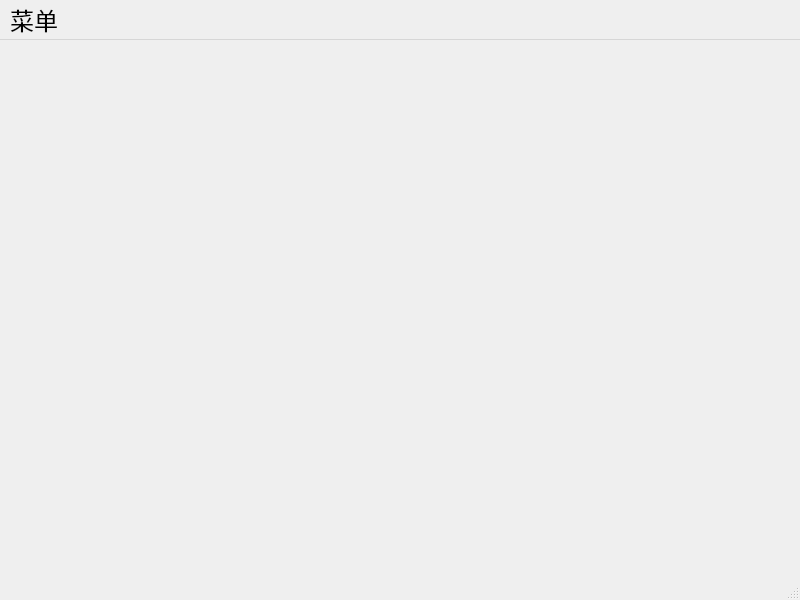
<?xml version="1.0" encoding="UTF-8"?>
<ui version="4.0">
 <class>workWindow</class>
 <widget class="QMainWindow" name="workWindow">
  <property name="geometry">
   <rect>
    <x>0</x>
    <y>0</y>
    <width>800</width>
    <height>600</height>
   </rect>
  </property>
  <property name="font">
   <font>
    <pointsize>18</pointsize>
   </font>
  </property>
  <property name="windowTitle">
   <string>同游主界面</string>
  </property>
  <widget class="QWidget" name="centralwidget"/>
  <widget class="QMenuBar" name="menubar">
   <property name="geometry">
    <rect>
     <x>0</x>
     <y>0</y>
     <width>800</width>
     <height>26</height>
    </rect>
   </property>
   <widget class="QMenu" name="menu">
    <property name="title">
     <string>菜单</string>
    </property>
    <addaction name="action_1"/>
    <addaction name="action_2"/>
    <addaction name="action_3"/>
    <addaction name="action_4"/>
    <addaction name="action_6"/>
    <addaction name="action_5"/>
    <addaction name="action_7"/>
   </widget>
   <addaction name="menu"/>
  </widget>
  <widget class="QStatusBar" name="statusbar"/>
  <action name="action_2">
   <property name="text">
    <string>新增行程</string>
   </property>
  </action>
  <action name="action_3">
   <property name="text">
    <string>编辑行程</string>
   </property>
  </action>
  <action name="action_5">
   <property name="text">
    <string>浏览行程</string>
   </property>
  </action>
  <action name="action_6">
   <property name="text">
    <string>导入或导出</string>
   </property>
  </action>
  <action name="action_7">
   <property name="text">
    <string>退出</string>
   </property>
  </action>
  <action name="action_1">
   <property name="text">
    <string>用户管理</string>
   </property>
  </action>
  <action name="action_4">
   <property name="text">
    <string>查询行程</string>
   </property>
  </action>
 </widget>
 <resources/>
 <connections/>
</ui>
